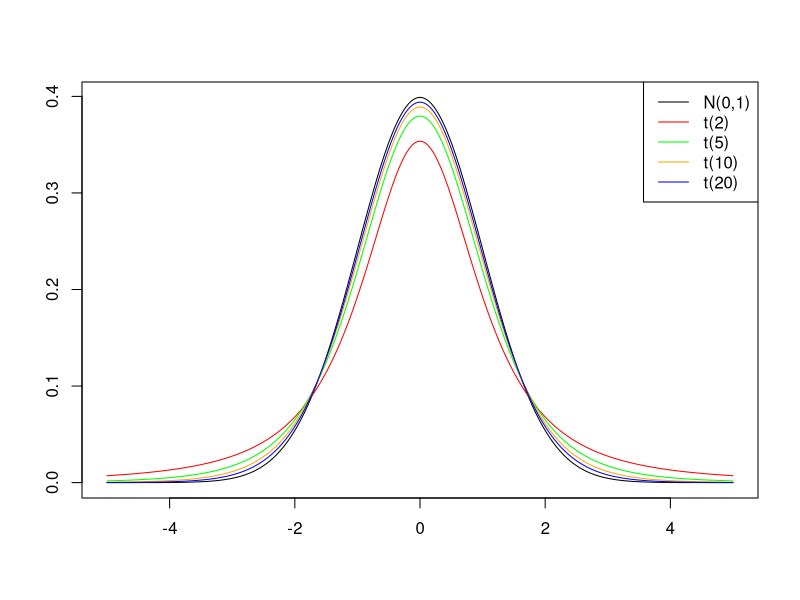

This figure's R source:
## ---- chunk 1
knitr::opts_chunk$set(echo = TRUE, warning = FALSE, message = FALSE)
options(width=200)
## ---- chunk 2
# 표준정규분포와 t 분포
x <- seq(-5, 5, 0.01)
plot(x, dnorm(x, 0, 1), type = "l", xlab = "", ylab = "")
lines(x, dt(x, df = 2), type = "l", col = "red")
lines(x, dt(x, df = 5), type = "l", col = "green")
lines(x, dt(x, df = 10), type = "l", col = "orange")
lines(x, dt(x, df = 20), type = "l", col = "blue")
legend("topright", col = c("black", "red", "green", "orange", "blue"),
       legend = c("N(0,1)", "t(2)", "t(5)", "t(10)", "t(20)"), lty = 1,
       )
## ---- chunk 3
# 신뢰구간의 하한
39.3 - qt(0.05, df = 14, lower.tail = FALSE)*2.6/sqrt(15)

# 신뢰구간의 상한
39.3 + qt(0.05, df = 14, lower.tail = FALSE)*2.6/sqrt(15)
## ---- chunk 4
# 데이터
x <- c(12, 16, 15, 20, 17, 11, 18)

# 표본 개수
n <- length(x)
n

# 표본평균
bar.x <- mean(x)
bar.x

#표본표준편차
s <- sd(x)
s

# 95%신뢰구간의 하한
bar.x - qt(0.025, df = 6, lower.tail = FALSE)*(s/sqrt(n))

# 95%신뢰구간의 상한
bar.x + qt(0.025, df = 6, lower.tail = FALSE)*(s/sqrt(n))

# 99%신뢰구간의 하한
bar.x - qt(0.005, df = 6, lower.tail = FALSE)*(s/sqrt(n))

# 95%신뢰구간의 상한
bar.x + qt(0.005, df = 6, lower.tail = FALSE)*(s/sqrt(n))
## ---- chunk 5
# 데이터
x <- c(175, 190, 215, 198, 184, 207, 210, 193, 196, 180)

# t 검정
t.test(x, alternative = "less", mu = 200)
## ---- chunk 6
# 데이터 
x <- c(6.4, 4.3, 5.7, 4.9, 6.5, 5.9, 6.4, 5.1)

# t 검정
t.test(x, alternative = "greater", mu = 5)
## ---- chunk 7
# 데이터 
x <- c(128, 118, 120, 122, 119, 113, 124, 122, 120, 123)

# t 검정
t.test(x, alternative = "two.sided", mu = 120)
## ---- chunk 8
# 데이터 
x <- c(21, 38, 12, 15, 14, 8)

# t 검정
t.test(x, alternative = "greater", mu = 12)
## ---- chunk 9
# 데이터 
x <- c(128, 118, 120, 122, 119, 113, 124, 122, 120, 123)

# t 검정
t.test(x, alternative = "two.sided", mu = 120)
## ---- chunk 10
# 데이터
x <- c(1.8, 10.6, -1.2, 12.9, 15.1, -2.0, 6.25, 10.8)

# t 검정
t.test(x, alternative = "two.sided", mu = 15)
## ---- chunk 11
# 표본비율
p <- 49/78
p

# 95% 신뢰구간 하한
p-qnorm(0.025, mean  = 0, sd = 1, lower.tail = FALSE)*sqrt(p*(1-p)/78)

# 95% 신뢰구간 상한
p+qnorm(0.025, mean  = 0, sd = 1, lower.tail = FALSE)*sqrt(p*(1-p)/78)
## ---- chunk 12
# 표본비율
p <- 120/425
p

# 90% 신뢰구간 하한
p-qnorm(0.05, mean  = 0, sd = 1, lower.tail = FALSE)*sqrt(p*(1-p)/425)

# 90% 신뢰구간 상한
p+qnorm(0.05, mean  = 0, sd = 1, lower.tail = FALSE)*sqrt(p*(1-p)/425)

# 99% 신뢰구간 하한
p-qnorm(0.005, mean  = 0, sd = 1, lower.tail = FALSE)*sqrt(p*(1-p)/425)

# 99% 신뢰구간 상한
p+qnorm(0.005, mean  = 0, sd = 1, lower.tail = FALSE)*sqrt(p*(1-p)/425)
## ---- chunk 13
prop.test(x = 27, n = 60, p = 0.3, alternative = "greater", correct = FALSE)
## ---- chunk 14
prop.test(x = 228, n = 500, p = 0.5, alternative = "less", correct = FALSE)
## ---- chunk 15
prop.test(x = 65, n = 200, p = 0.25, alternative = "greater", correct = FALSE)
## ---- chunk 16
# 레몬향 주방용 세제
prop.test(x = 145, n = 250, p = 0.5, alternative = "two.sided", correct = FALSE)
## ---- chunk 17
binom.test(3, 10, p = 0.1, alternative = "two.sided")
